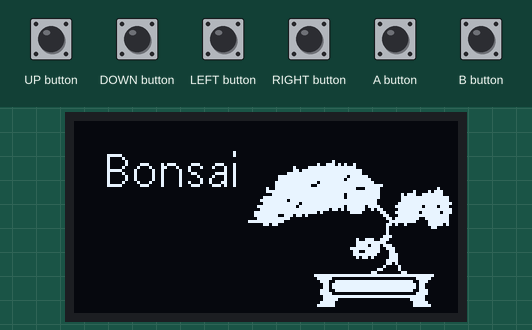
A sketch run on a simulated Arduboy, built with avr-gcc and run on an emulated ATmega32U4. Parts: 128×64 one-colour display.

Above: at 0.1 s.

The sketch:

bonsai.ino
```cpp
/* Bonsai
 *
 * Playing around with bitmap drawing.
 */

#include <Arduboy2.h>

#include "game.h"

Arduboy2 arduboy;

Game game = Game(arduboy);

constexpr int8_t frameRate = 60;

const uint8_t image[] PROGMEM = {
    0x00, 0x00, 0x00, 0x00, 0x00, 0x00, 0x00, 0x00, 0x00, 0x00, 0x00, 0x00,
    0x00, 0x00, 0x00, 0x00, 0x00, 0x00, 0x00, 0x00, 0x00, 0x00, 0x00, 0x00,
    0x00, 0x00, 0x00, 0x00, 0x00, 0x00, 0x00, 0x00, 0x00, 0x00, 0x00, 0x00,
    0x00, 0x00, 0x00, 0x00, 0x00, 0x00, 0x00, 0x00, 0x00, 0x00, 0x00, 0x00,
    0x00, 0x00, 0x00, 0x00, 0x00, 0x00, 0x00, 0x00, 0x00, 0x00, 0x00, 0x00,
    0x00, 0x00, 0x00, 0x00, 0x00, 0x00, 0x00, 0x00, 0x00, 0x00, 0x00, 0x00,
    0x00, 0x00, 0x00, 0x00, 0x00, 0x00, 0x00, 0x00, 0x00, 0x00, 0x00, 0x00,
    0x00, 0x00, 0x00, 0x00, 0x00, 0x00, 0x00, 0x00, 0x00, 0x00, 0x00, 0x00,
    0x00, 0x00, 0x00, 0x00, 0x00, 0x00, 0x00, 0x00, 0x00, 0x00, 0x00, 0x00,
    0x00, 0x00, 0x00, 0x00, 0x00, 0x00, 0x00, 0x00, 0x00, 0x00, 0x00, 0x00,
    0x00, 0x00, 0x00, 0x00, 0x00, 0x00, 0x00, 0x00, 0x00, 0x00, 0x00, 0x00,
    0x00, 0x00, 0x00, 0x00, 0x00, 0x00, 0x00, 0x00, 0x00, 0x00, 0x00, 0x00,
    0x00, 0x00, 0x00, 0x00, 0x00, 0x00, 0x00, 0x00, 0x00, 0x00, 0x00, 0x00,
    0x00, 0x00, 0x00, 0x00, 0x00, 0x00, 0x00, 0x00, 0x00, 0x00, 0x04, 0x00,
    0x00, 0x00, 0x00, 0x00, 0x00, 0x00, 0x00, 0x00, 0x00, 0x1F, 0x00, 0x00,
    0x00, 0x00, 0x04, 0x00, 0x00, 0x00, 0x00, 0x00, 0x00, 0x00, 0x00, 0x00,
    0x00, 0x10, 0x80, 0x00, 0x00, 0x00, 0x00, 0x00, 0x00, 0x00, 0x00, 0x00,
    0x00, 0x00, 0x00, 0x00, 0x00, 0x10, 0x40, 0x00, 0x00, 0x00, 0x00, 0x00,
    0x00, 0x00, 0x02, 0x00, 0x00, 0x00, 0x00, 0x00, 0x00, 0x10, 0x43, 0x85,
    0xC1, 0xC1, 0xC4, 0x00, 0x00, 0x00, 0x4E, 0xA4, 0x00, 0x00, 0x00, 0x00,
    0x00, 0x10, 0x84, 0x46, 0x22, 0x22, 0x24, 0x00, 0x00, 0x43, 0xFF, 0xFC,
    0x00, 0x00, 0x00, 0x00, 0x00, 0x1F, 0x08, 0x24, 0x12, 0x00, 0x24, 0x00,
    0x00, 0x6F, 0xFF, 0xFF, 0x00, 0x00, 0x00, 0x00, 0x00, 0x10, 0x88, 0x24,
    0x11, 0x81, 0xE4, 0x00, 0x01, 0xFF, 0xFF, 0xFF, 0x00, 0x00, 0x00, 0x00,
    0x00, 0x10, 0x48, 0x24, 0x10, 0x42, 0x24, 0x00, 0x0F, 0xFF, 0xFF, 0xEF,
    0xC0, 0x00, 0x00, 0x00, 0x00, 0x10, 0x48, 0x24, 0x10, 0x24, 0x24, 0x00,
    0x0F, 0xFF, 0xFF, 0xDF, 0xE0, 0x00, 0x00, 0x00, 0x00, 0x10, 0x84, 0x44,
    0x12, 0x24, 0x64, 0x00, 0x1F, 0xFF, 0xBF, 0xFF, 0xF0, 0x00, 0x00, 0x00,
    0x00, 0x1F, 0x03, 0x84, 0x11, 0xC3, 0xA4, 0x00, 0x1F, 0xFE, 0x7F, 0xFF,
    0xFE, 0x00, 0x00, 0x00, 0x00, 0x00, 0x00, 0x00, 0x00, 0x00, 0x00, 0x00,
    0x9F, 0xFF, 0xFF, 0xFC, 0x7C, 0x00, 0x00, 0x40, 0x00, 0x00, 0x00, 0x00,
    0x00, 0x00, 0x00, 0x00, 0xFF, 0xFF, 0xFF, 0xFF, 0xFC, 0x00, 0x42, 0xE0,
    0x00, 0x00, 0x00, 0x00, 0x00, 0x00, 0x00, 0x00, 0x3F, 0xFF, 0xFF, 0xDF,
    0xFC, 0x05, 0xCF, 0xE0, 0x00, 0x00, 0x00, 0x00, 0x00, 0x00, 0x00, 0x01,
    0xFF, 0xFF, 0xFF, 0xDF, 0xFC, 0x07, 0xFF, 0xF8, 0x00, 0x00, 0x00, 0x00,
    0x00, 0x00, 0x00, 0x03, 0xFE, 0xFF, 0xFF, 0xFF, 0xF8, 0x07, 0xFF, 0xF8,
    0x00, 0x00, 0x00, 0x00, 0x00, 0x00, 0x00, 0x01, 0xFF, 0xEF, 0xFF, 0xFF,
    0xF8, 0x0F, 0xFF, 0xFC, 0x00, 0x00, 0x00, 0x00, 0x00, 0x00, 0x00, 0x07,
    0xFF, 0xDF, 0xFF, 0xDF, 0xBC, 0x1F, 0xF7, 0xB8, 0x00, 0x00, 0x00, 0x00,
    0x00, 0x00, 0x00, 0x03, 0xFF, 0xFF, 0xFB, 0x5F, 0x96, 0x0F, 0xFF, 0xFC,
    0x00, 0x00, 0x00, 0x00, 0x00, 0x00, 0x00, 0x0F, 0xFF, 0xFF, 0xA0, 0x0F,
    0x03, 0x1F, 0xEF, 0xDC, 0x00, 0x00, 0x00, 0x00, 0x00, 0x00, 0x00, 0x0F,
    0xF3, 0xB4, 0x00, 0x00, 0x01, 0x8F, 0xFF, 0xF8, 0x00, 0x00, 0x00, 0x00,
    0x00, 0x00, 0x00, 0x07, 0xFF, 0x00, 0x00, 0x00, 0x00, 0xDF, 0xE7, 0xF8,
    0x00, 0x00, 0x00, 0x00, 0x00, 0x00, 0x00, 0x3F, 0xFC, 0x00, 0x00, 0x00,
    0x00, 0x7F, 0xC3, 0xF8, 0x00, 0x00, 0x00, 0x00, 0x00, 0x00, 0x00, 0x01,
    0xB0, 0x00, 0x00, 0x00, 0x00, 0xD2, 0x03, 0xE8, 0x00, 0x00, 0x00, 0x00,
    0x00, 0x00, 0x00, 0x00, 0x00, 0x00, 0x00, 0x00, 0x00, 0x80, 0x01, 0x80,
    0x00, 0x00, 0x00, 0x00, 0x00, 0x00, 0x00, 0x00, 0x00, 0x00, 0x00, 0x00,
    0x00, 0x80, 0x00, 0x00, 0x00, 0x00, 0x00, 0x00, 0x00, 0x00, 0x00, 0x00,
    0x00, 0x00, 0x00, 0x00, 0x00, 0x80, 0x00, 0x00, 0x00, 0x00, 0x00, 0x00,
    0x00, 0x00, 0x00, 0x00, 0x00, 0x00, 0x00, 0x00, 0x01, 0xC0, 0x00, 0x00,
    0x00, 0x00, 0x00, 0x00, 0x00, 0x00, 0x00, 0x00, 0x00, 0x00, 0x00, 0x02,
    0x73, 0x80, 0x00, 0x00, 0x00, 0x00, 0x00, 0x00, 0x00, 0x00, 0x00, 0x00,
    0x00, 0x00, 0x00, 0x03, 0xFF, 0x00, 0x00, 0x00, 0x00, 0x00, 0x00, 0x00,
    0x00, 0x00, 0x00, 0x00, 0x00, 0x00, 0x00, 0x03, 0xDD, 0xC0, 0x00, 0x00,
    0x00, 0x00, 0x00, 0x00, 0x00, 0x00, 0x00, 0x00, 0x00, 0x00, 0x00, 0x0F,
    0xFC, 0xE0, 0x00, 0x00, 0x00, 0x00, 0x00, 0x00, 0x00, 0x00, 0x00, 0x00,
    0x00, 0x00, 0x00, 0x06, 0x7C, 0x60, 0x00, 0x00, 0x00, 0x00, 0x00, 0x00,
    0x00, 0x00, 0x00, 0x00, 0x00, 0x00, 0x00, 0x07, 0xF8, 0x70, 0x00, 0x00,
    0x00, 0x00, 0x00, 0x00, 0x00, 0x00, 0x00, 0x00, 0x00, 0x00, 0x00, 0x02,
    0xD0, 0x70, 0x00, 0x00, 0x00, 0x00, 0x00, 0x00, 0x00, 0x00, 0x00, 0x00,
    0x00, 0x00, 0x00, 0x00, 0x00, 0xF0, 0x00, 0x00, 0x00, 0x00, 0x00, 0x00,
    0x00, 0x00, 0x00, 0x00, 0x00, 0x00, 0x00, 0x00, 0x00, 0xD0, 0x00, 0x00,
    0x00, 0x00, 0x00, 0x00, 0x00, 0x00, 0x00, 0x00, 0x00, 0x00, 0x00, 0x00,
    0x01, 0x08, 0x00, 0x00, 0x00, 0x00, 0x00, 0x00, 0x00, 0x00, 0x00, 0x00,
    0x00, 0x00, 0x00, 0x00, 0x06, 0x08, 0x00, 0x00, 0x00, 0x00, 0x00, 0x00,
    0x00, 0x00, 0x00, 0x00, 0x00, 0x00, 0x00, 0x00, 0x18, 0x06, 0x00, 0x00,
    0x00, 0x00, 0x00, 0x00, 0x00, 0x00, 0x00, 0x00, 0x00, 0x00, 0xFF, 0xFF,
    0xFF, 0xFF, 0xFF, 0x00, 0x00, 0x00, 0x00, 0x00, 0x00, 0x00, 0x00, 0x00,
    0x00, 0x00, 0x7C, 0x00, 0x00, 0x00, 0x3E, 0x00, 0x00, 0x00, 0x00, 0x00,
    0x00, 0x00, 0x00, 0x00, 0x00, 0x00, 0x39, 0xFF, 0xFF, 0xFF, 0x9C, 0x00,
    0x00, 0x00, 0x00, 0x00, 0x00, 0x00, 0x00, 0x00, 0x00, 0x00, 0x1B, 0xFF,
    0xFF, 0xFF, 0xD8, 0x00, 0x00, 0x00, 0x00, 0x00, 0x00, 0x00, 0x00, 0x00,
    0x00, 0x00, 0x1B, 0xFF, 0xFF, 0xFF, 0xD8, 0x00, 0x00, 0x00, 0x00, 0x00,
    0x00, 0x00, 0x00, 0x00, 0x00, 0x00, 0x39, 0xFF, 0xFF, 0xFF, 0x9C, 0x00,
    0x00, 0x00, 0x00, 0x00, 0x00, 0x00, 0x00, 0x00, 0x00, 0x00, 0x3C, 0x00,
    0x00, 0x00, 0x3C, 0x00, 0x00, 0x00, 0x00, 0x00, 0x00, 0x00, 0x00, 0x00,
    0x00, 0x00, 0x1F, 0xFF, 0xFF, 0xFF, 0xF8, 0x00, 0x00, 0x00, 0x00, 0x00,
    0x00, 0x00, 0x00, 0x00, 0x00, 0x00, 0x1F, 0x00, 0x00, 0x00, 0xF8, 0x00,
    0x00, 0x00, 0x00, 0x00, 0x00, 0x00, 0x00, 0x00, 0x00, 0x00, 0x3E, 0x00,
    0x00, 0x00, 0x7C, 0x00, 0x00, 0x00, 0x00, 0x00, 0x00, 0x00, 0x00, 0x00,
    0x00, 0x00, 0x7E, 0x00, 0x00, 0x00, 0x7E, 0x00, 0x00, 0x00, 0x00, 0x00,
    0x00, 0x00, 0x00, 0x00, 0x00, 0x00, 0x00, 0x00, 0x00, 0x00, 0x00, 0x00,
    0x00, 0x00, 0x00, 0x00, 0x00, 0x00, 0x00, 0x00, 0x00, 0x00, 0x00, 0x00,
    0x00, 0x00, 0x00, 0x00};

void setup() {
    arduboy.begin();
    arduboy.setFrameRate(frameRate);
}

void loop() {
    if (!arduboy.nextFrame()) {
        return;
    }

    arduboy.pollButtons();

    // Input: undefined
    if (arduboy.justPressed(UP_BUTTON)) {
    }

    // Input: undefined
    if (arduboy.justPressed(RIGHT_BUTTON)) {
    }

    // Input: undefined
    if (arduboy.justPressed(DOWN_BUTTON)) {
    }

    // Input: undefined
    if (arduboy.justPressed(LEFT_BUTTON)) {
    }

    // Input: undefined
    if (arduboy.justPressed(A_BUTTON)) {
    }

    // Input: undefined
    if (arduboy.justPressed(B_BUTTON)) {
    }

    arduboy.drawSlowXYBitmap(0, 0, image, WIDTH, HEIGHT, WHITE);
    arduboy.display(CLEAR_BUFFER);
}
```

game.cpp
```cpp
#include "game.h"

#include <Arduboy2.h>

Game::Game(Arduboy2 arduboy) : arduboy(arduboy){};
```

game.h
```cpp
#include <Arduboy2.h>

class Game {
   public:
    Game(Arduboy2 arduboy);

   private:
    Arduboy2 arduboy;
};
```
